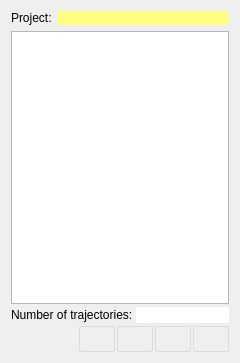
<?xml version="1.0" encoding="UTF-8"?>
<ui version="4.0">
 <class>TrajectoryListWorkPanel</class>
 <widget class="QWidget" name="TrajectoryListWorkPanel">
  <property name="geometry">
   <rect>
    <x>0</x>
    <y>0</y>
    <width>240</width>
    <height>363</height>
   </rect>
  </property>
  <property name="windowTitle">
   <string>Trajectories</string>
  </property>
  <layout class="QVBoxLayout" name="verticalLayout">
   <item>
    <widget class="QWidget" name="projectNameW" native="true">
     <layout class="QHBoxLayout" name="horizontalLayout">
      <property name="margin">
       <number>0</number>
      </property>
      <item>
       <widget class="QLabel" name="label_1">
        <property name="sizePolicy">
         <sizepolicy hsizetype="Maximum" vsizetype="Preferred">
          <horstretch>0</horstretch>
          <verstretch>0</verstretch>
         </sizepolicy>
        </property>
        <property name="text">
         <string>Project:</string>
        </property>
       </widget>
      </item>
      <item>
       <widget class="QPushButton" name="projectPB">
        <property name="sizePolicy">
         <sizepolicy hsizetype="Preferred" vsizetype="Maximum">
          <horstretch>0</horstretch>
          <verstretch>0</verstretch>
         </sizepolicy>
        </property>
        <property name="minimumSize">
         <size>
          <width>34</width>
          <height>0</height>
         </size>
        </property>
        <property name="focusPolicy">
         <enum>Qt::NoFocus</enum>
        </property>
        <property name="styleSheet">
         <string notr="true">QPushButton {
	border: 0px none; 
	background-color: #FFFF7F;
}</string>
        </property>
        <property name="text">
         <string/>
        </property>
        <property name="flat">
         <bool>true</bool>
        </property>
       </widget>
      </item>
     </layout>
    </widget>
   </item>
   <item>
    <widget class="QWidget" name="widget" native="true">
     <property name="styleSheet">
      <string notr="true"> QPushButton {
     border: 1px solid #dadbde;
     background-color: qlineargradient(x1: 0, y1: 0, x2: 0, y2: 1,
                                       stop: 0 #dadbde, stop: 1 #f6f7fa);
     border-radius: 2px;
     min-width: 34px;
     min-height: 24px;
 }

 QPushButton:pressed {
     border: 2px solid #777777;
 }

 QPushButton:checked {
     border: 2px solid #777777;
 }</string>
     </property>
     <layout class="QVBoxLayout" name="verticalLayout_2">
      <property name="spacing">
       <number>3</number>
      </property>
      <property name="margin">
       <number>0</number>
      </property>
      <item>
       <widget class="QTreeView" name="objectsTV">
        <property name="focusPolicy">
         <enum>Qt::NoFocus</enum>
        </property>
        <property name="selectionMode">
         <enum>QAbstractItemView::ExtendedSelection</enum>
        </property>
        <property name="rootIsDecorated">
         <bool>false</bool>
        </property>
       </widget>
      </item>
      <item>
       <layout class="QHBoxLayout" name="horizontalLayout_2">
        <item>
         <widget class="QLabel" name="label_2">
          <property name="text">
           <string>Number of trajectories:</string>
          </property>
         </widget>
        </item>
        <item>
         <widget class="QLineEdit" name="numOfObjectsLE">
          <property name="frame">
           <bool>false</bool>
          </property>
          <property name="alignment">
           <set>Qt::AlignRight|Qt::AlignTrailing|Qt::AlignVCenter</set>
          </property>
          <property name="readOnly">
           <bool>true</bool>
          </property>
         </widget>
        </item>
       </layout>
      </item>
      <item>
       <widget class="QWidget" name="tools1W" native="true">
        <layout class="QGridLayout" name="gridLayout_2">
         <property name="margin">
          <number>0</number>
         </property>
         <property name="spacing">
          <number>2</number>
         </property>
         <item row="0" column="3">
          <widget class="QPushButton" name="activateTrajectoryPB">
           <property name="focusPolicy">
            <enum>Qt::NoFocus</enum>
           </property>
           <property name="toolTip">
            <string>Activate selected trajectory</string>
           </property>
           <property name="text">
            <string/>
           </property>
           <property name="icon">
            <iconset resource="StandardWP.qrc">
             <normaloff>:/images/StandardWP/TrajectoryListWorkPanel/ActivateTrajectory.svg</normaloff>:/images/StandardWP/TrajectoryListWorkPanel/ActivateTrajectory.svg</iconset>
           </property>
           <property name="iconSize">
            <size>
             <width>24</width>
             <height>24</height>
            </size>
           </property>
           <property name="flat">
            <bool>true</bool>
           </property>
          </widget>
         </item>
         <item row="0" column="4">
          <widget class="QPushButton" name="infoTrajectoryPB">
           <property name="focusPolicy">
            <enum>Qt::NoFocus</enum>
           </property>
           <property name="toolTip">
            <string>Trajectory info</string>
           </property>
           <property name="text">
            <string/>
           </property>
           <property name="icon">
            <iconset resource="StandardWP.qrc">
             <normaloff>:/images/StandardWP/TrajectoryListWorkPanel/TrajectoryInfo.svg</normaloff>:/images/StandardWP/TrajectoryListWorkPanel/TrajectoryInfo.svg</iconset>
           </property>
           <property name="iconSize">
            <size>
             <width>24</width>
             <height>24</height>
            </size>
           </property>
           <property name="flat">
            <bool>true</bool>
           </property>
          </widget>
         </item>
         <item row="0" column="0">
          <spacer name="horizontalSpacer">
           <property name="orientation">
            <enum>Qt::Horizontal</enum>
           </property>
           <property name="sizeHint" stdset="0">
            <size>
             <width>40</width>
             <height>20</height>
            </size>
           </property>
          </spacer>
         </item>
         <item row="0" column="2">
          <widget class="QPushButton" name="removeTrajectoryPB">
           <property name="focusPolicy">
            <enum>Qt::NoFocus</enum>
           </property>
           <property name="toolTip">
            <string>Remove selected trajectories</string>
           </property>
           <property name="text">
            <string/>
           </property>
           <property name="icon">
            <iconset resource="StandardWP.qrc">
             <normaloff>:/images/StandardWP/TrajectoryListWorkPanel/RemoveTrajectory.svg</normaloff>:/images/StandardWP/TrajectoryListWorkPanel/RemoveTrajectory.svg</iconset>
           </property>
           <property name="iconSize">
            <size>
             <width>24</width>
             <height>24</height>
            </size>
           </property>
           <property name="flat">
            <bool>true</bool>
           </property>
          </widget>
         </item>
         <item row="0" column="1">
          <widget class="QPushButton" name="newTrajectoryPB">
           <property name="focusPolicy">
            <enum>Qt::TabFocus</enum>
           </property>
           <property name="toolTip">
            <string>Add new trajectory</string>
           </property>
           <property name="text">
            <string/>
           </property>
           <property name="icon">
            <iconset resource="StandardWP.qrc">
             <normaloff>:/images/StandardWP/TrajectoryListWorkPanel/NewTrajectory.svg</normaloff>:/images/StandardWP/TrajectoryListWorkPanel/NewTrajectory.svg</iconset>
           </property>
           <property name="iconSize">
            <size>
             <width>24</width>
             <height>24</height>
            </size>
           </property>
           <property name="flat">
            <bool>true</bool>
           </property>
          </widget>
         </item>
        </layout>
       </widget>
      </item>
     </layout>
    </widget>
   </item>
  </layout>
 </widget>
 <resources>
  <include location="StandardWP.qrc"/>
 </resources>
 <connections/>
</ui>
